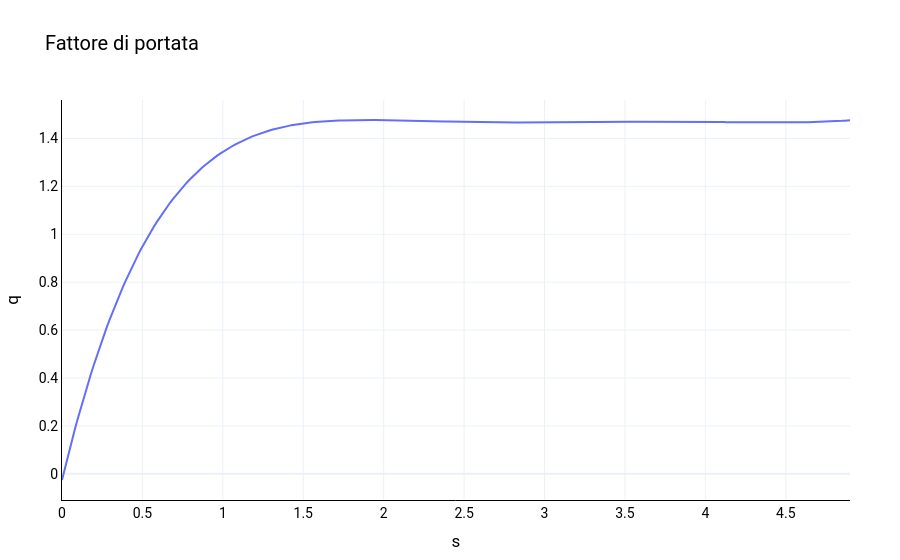

The notebook cell saved with this chart:
### Markdown cell above
---
## Abaco per il fattore di portata drenata
La classe `AbacoPortate` consente di stimare la **portata drenata per unità di lunghezza** da una trincea, utilizzando un **fattore di portata adimensionale** $ q $, ricavato da documentazione tecnica disponibile in letteratura.

Il coefficiente $ q $ è definito come:

$$
q = \frac{Q}{D \cdot k_h} \sqrt{\frac{k_v}{k_h}}
$$

da cui si ricava:

$$
Q = q \cdot D \cdot k_h \cdot \sqrt{\frac{k_h}{k_v}}
$$

dove:
- $ Q $: portata drenata reale per unità di lunghezza [m²/s];
- $ D $: profondità della trincea;
- $ k_h, k_v $: permeabilità orizzontale e verticale del terreno;
- $ q $: valore adimensionale ottenuto dall’abaco;
- $ s = S^*/(2 \cdot D)$: parametro geometrico adimensionale, funzione della geometria del sistema.

L’abaco utilizzato è tratto da:

> **Ordine dei Geologi della Sardegna (s.d.)**  
> *La progettazione delle trincee drenanti per la stabilizzazione dei pendii*, Miscellanea Sarda.  
> [Link al documento PDF](https://www.geologi.sardegna.it/fileadmin/ORGS/Miscellanea_Sarda/La_progettazione_delle_trincee_drenanti_per_la_stabilizzazione_dei_pendii.pdf)

Il metodo `plot()` della classe `AbacoPortate` consente di visualizzare il grafico del fattore di portata $q(s)$, dove $s = \frac{S^*}{2D}$. È inoltre possibile esportare il grafico in formato HTML passando `export_html=True` e specificando il nome del file con l'argomento `filename`.

### Code cell
abacoQ = AbacoPortate()
abacoQ.plot(export_html=True, filename="Art1_AbacoPortate.html")

### Figure 1 — Plotly figure (JSON) as saved in the notebook; plotly's stock layout.template omitted (floating-point values rounded to 4 significant figures; data arrays with more than 128 entries replaced by an {"elided": "..."} marker saying what was removed)
{"data": [{"hovertemplate": "s: %{x:.2f}<br>q: %{y:.3f}<extra></extra>", "mode": "lines", "name": "q", "type": "scatter", "x": {"elided": "300 float values"}, "y": {"elided": "300 float values"}}], "layout": {"font": {"color": "black", "family": "Roboto", "size": 14}, "hovermode": "closest", "margin": {"b": 50, "l": 50, "r": 50, "t": 100}, "showlegend": false, "title": {"text": "Fattore di portata"}, "xaxis": {"linecolor": "black", "linewidth": 1, "showspikes": true, "spikecolor": "grey", "spikethickness": 1, "title": {"text": "s"}}, "yaxis": {"gridcolor": "#EAF2F6", "linecolor": "black", "linewidth": 1, "showgrid": true, "showspikes": true, "spikecolor": "grey", "spikethickness": 1, "title": {"text": "q"}}}}
